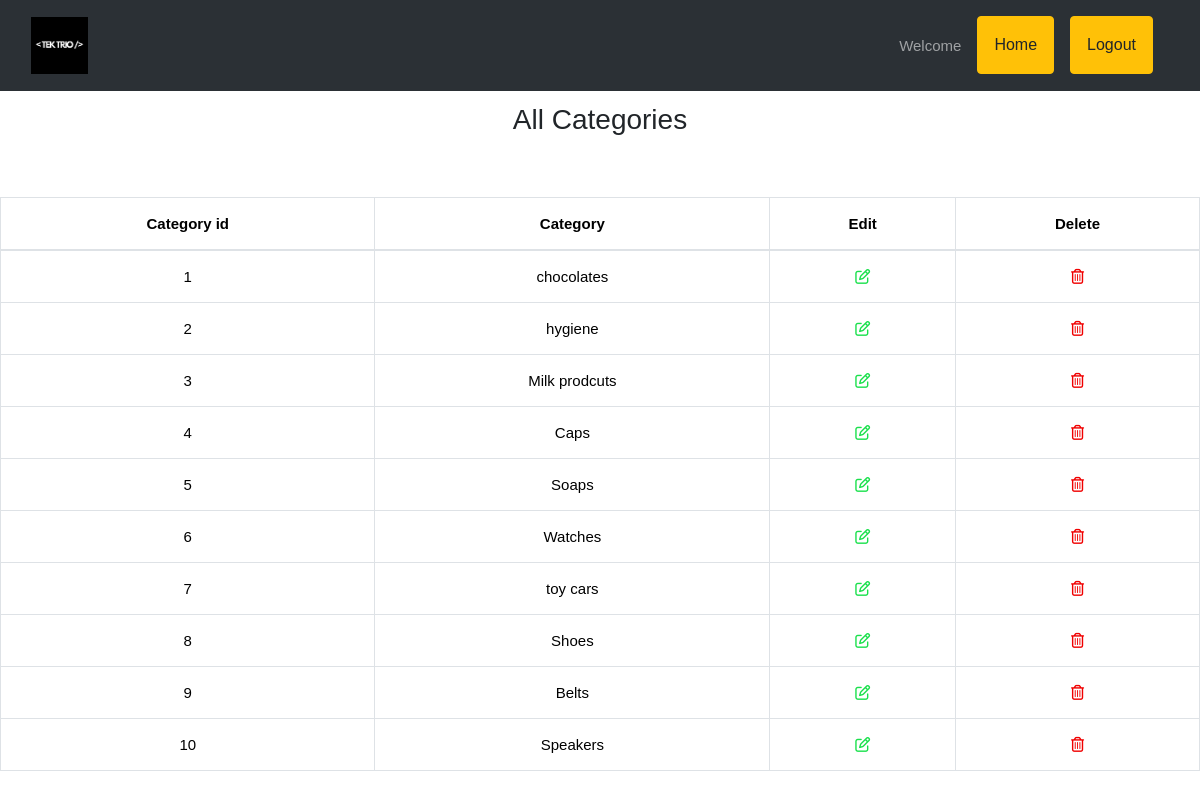
The page /admin_area/view_categories.php on the database its author committed.
### tables this page shows
CREATE TABLE `categories` (
  `category_id` int(11) NOT NULL,
  `category_title` varchar(100) NOT NULL
);

### admin_area/view_categories.php (the view, shortened to what this page needs)
<?php
include('../functions/common_function.php');
?>
<!DOCTYPE html>
<html lang="en">
<head>
    <link href="https://cdn.jsdelivr.net/npm/bootstrap@5.3.1/dist/css/bootstrap.min.css" rel="stylesheet">
    <link rel="stylesheet" href="https://cdnjs.cloudflare.com/ajax/libs/font-awesome/6.4.2/css/all.min.css" />
    <link rel="stylesheet" href= "../style.css">
</head>
<body>
<div class="container-fluid p-0">
     <nav class="navbar navbar-expand-lg bg-body-tertiary" data-bs-theme="dark">
      <div class="container-fluid">
       <img src="../images/log.png" alt="" class="logo">
       <nav class="navbar navbar-expand-lg " data-bs-theme="dark">
       <ul class="navbar-nav me-auto mb-2 mb-lg-0">
        <li class="nav-item">
          <a class="nav-link p-3" href="#">Welcome </a>
        </li>
        <li class="nav-item">
                <a href="index.php" class="btn btn-warning p-3 mr-3">
                 Home
                </a>
            </li>
            <li class="nav-item">
                <a href="admin_logout.php" class="btn btn-warning p-3">Logout</a>
            </li>
       </ul>
       </nav>
      </div>
     </nav>
     <div class ="bg-white">
        <h3 class="text-center p-2">All Categories</h3>
        <table class="table table-bordered mt-5 text-center bg-light">
            <thead class="bg-light">
               <tr  class="text-center">
                <th>Category id</th>
                <th>Category</th>
                <th>Edit</th>
                <th>Delete</th>
               </tr>
            </thead>
            <tbody class="bg-light text-dark text-center">
                <?php
                  $get_cat = "Select * from  `categories`";
                  $result_count=mysqli_query($con,$get_cat);
                  while($row=mysqli_fetch_assoc($result_count)){
                    $category_id=$row['category_id'];
                    $category_title=$row['category_title'];
                    ?>
                <tr class="text-center">
                    <td><?php echo $category_id?></td>
                    <td><?php echo $category_title?></td>
                    <td><a href='edit_categories.php?edit_categories=<?php echo $category_id; ?>' style='color:#1ae04c;'><i class='far fa-edit'></i></td>
                    <td><a href='delete_categories.php?delete_categories=<?php echo $category_id; ?> 'class='text-dark'><i class='fa-regular fa-trash-can' style='color: #f00000;'></i></td>
                </tr>
            <?php
            }
            ?>
        </tbody>
        </table>
      </div>
</body>
</html>

### rows shown on the page
categories: category_id "1", category_title "chocolates"
categories: category_id "2", category_title "hygiene"
categories: category_id "3", category_title "Milk prodcuts"
categories: category_id "4", category_title "Caps"
categories: category_id "5", category_title "Soaps"
categories: category_id "6", category_title "Watches"
categories: category_id "7", category_title "toy cars"
categories: category_id "8", category_title "Shoes"
categories: category_id "9", category_title "Belts"
categories: category_id "10", category_title "Speakers"
